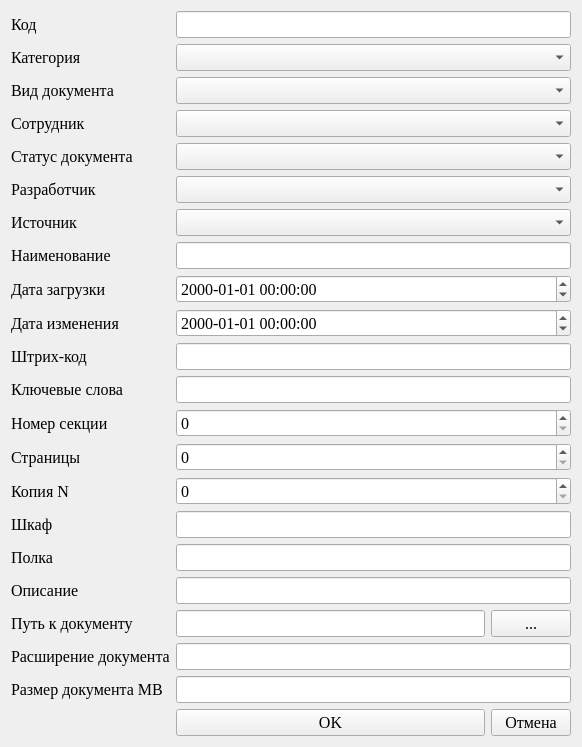
<?xml version="1.0" encoding="UTF-8"?>
<ui version="4.0">
 <class>DocsDownloadDialog</class>
 <widget class="QWidget" name="DocsDownloadDialog">
  <property name="geometry">
   <rect>
    <x>0</x>
    <y>0</y>
    <width>582</width>
    <height>721</height>
   </rect>
  </property>
  <property name="font">
   <font>
    <family>Times New Roman</family>
    <pointsize>12</pointsize>
   </font>
  </property>
  <property name="windowTitle">
   <string>Загрузка документа</string>
  </property>
  <property name="windowIcon">
   <iconset resource="../../../res.qrc">
    <normaloff>:/icons/icon.png</normaloff>:/icons/icon.png</iconset>
  </property>
  <layout class="QGridLayout" name="gridLayout">
   <item row="6" column="2" colspan="2">
    <widget class="QComboBox" name="developer_codeComboBox"/>
   </item>
   <item row="22" column="3">
    <widget class="QPushButton" name="cancelButton">
     <property name="maximumSize">
      <size>
       <width>16777215</width>
       <height>16777215</height>
      </size>
     </property>
     <property name="text">
      <string>Отмена</string>
     </property>
    </widget>
   </item>
   <item row="21" column="0">
    <widget class="QLabel" name="label_23">
     <property name="text">
      <string>Размер документа MB</string>
     </property>
    </widget>
   </item>
   <item row="2" column="2" colspan="2">
    <widget class="QComboBox" name="view_codeComboBox"/>
   </item>
   <item row="7" column="2" colspan="2">
    <widget class="QComboBox" name="source_codeComboBox"/>
   </item>
   <item row="22" column="2">
    <widget class="QPushButton" name="okButton">
     <property name="text">
      <string>OK</string>
     </property>
    </widget>
   </item>
   <item row="19" column="0">
    <widget class="QLabel" name="label_20">
     <property name="text">
      <string>Путь к документу</string>
     </property>
    </widget>
   </item>
   <item row="12" column="0">
    <widget class="QLabel" name="label_13">
     <property name="text">
      <string>Ключевые слова</string>
     </property>
    </widget>
   </item>
   <item row="19" column="3">
    <widget class="QPushButton" name="pathButton">
     <property name="text">
      <string>...</string>
     </property>
    </widget>
   </item>
   <item row="8" column="0">
    <widget class="QLabel" name="label_8">
     <property name="text">
      <string>Наименование</string>
     </property>
    </widget>
   </item>
   <item row="21" column="2" colspan="2">
    <widget class="QLineEdit" name="sizeMBEdit"/>
   </item>
   <item row="12" column="2" colspan="2">
    <widget class="QLineEdit" name="keywordsEdit"/>
   </item>
   <item row="14" column="0">
    <widget class="QLabel" name="label_15">
     <property name="text">
      <string>Страницы</string>
     </property>
    </widget>
   </item>
   <item row="6" column="0">
    <widget class="QLabel" name="label_6">
     <property name="text">
      <string>Разработчик</string>
     </property>
    </widget>
   </item>
   <item row="18" column="2" colspan="2">
    <widget class="QLineEdit" name="descriptionEdit"/>
   </item>
   <item row="18" column="0">
    <widget class="QLabel" name="label_19">
     <property name="text">
      <string>Описание</string>
     </property>
    </widget>
   </item>
   <item row="1" column="2" colspan="2">
    <widget class="QComboBox" name="category_codeComboBox"/>
   </item>
   <item row="7" column="0">
    <widget class="QLabel" name="label_7">
     <property name="text">
      <string>Источник</string>
     </property>
    </widget>
   </item>
   <item row="22" column="0">
    <widget class="QLabel" name="label">
     <property name="text">
      <string/>
     </property>
    </widget>
   </item>
   <item row="5" column="0">
    <widget class="QLabel" name="label_5">
     <property name="text">
      <string>Статус документа</string>
     </property>
    </widget>
   </item>
   <item row="9" column="0">
    <widget class="QLabel" name="label_9">
     <property name="text">
      <string>Дата загрузки</string>
     </property>
    </widget>
   </item>
   <item row="4" column="0">
    <widget class="QLabel" name="label_4">
     <property name="text">
      <string>Сотрудник</string>
     </property>
    </widget>
   </item>
   <item row="11" column="0">
    <widget class="QLabel" name="label_11">
     <property name="text">
      <string>Штрих-код</string>
     </property>
    </widget>
   </item>
   <item row="13" column="0">
    <widget class="QLabel" name="label_14">
     <property name="text">
      <string>Номер секции</string>
     </property>
    </widget>
   </item>
   <item row="20" column="0">
    <widget class="QLabel" name="label_22">
     <property name="text">
      <string>Расширение документа</string>
     </property>
    </widget>
   </item>
   <item row="17" column="0">
    <widget class="QLabel" name="label_18">
     <property name="text">
      <string>Полка</string>
     </property>
    </widget>
   </item>
   <item row="8" column="2" colspan="2">
    <widget class="QLineEdit" name="titleEdit"/>
   </item>
   <item row="0" column="0">
    <widget class="QLabel" name="label_21">
     <property name="text">
      <string>Код</string>
     </property>
    </widget>
   </item>
   <item row="1" column="0">
    <widget class="QLabel" name="label_2">
     <property name="text">
      <string>Категория</string>
     </property>
    </widget>
   </item>
   <item row="0" column="2" colspan="2">
    <widget class="QLineEdit" name="codeEdit"/>
   </item>
   <item row="15" column="2" colspan="2">
    <widget class="QSpinBox" name="copy_nSpinBox"/>
   </item>
   <item row="10" column="2" colspan="2">
    <widget class="QDateTimeEdit" name="date_changeDateTimeEdit">
     <property name="displayFormat">
      <string>yyyy-MM-dd HH:mm:ss</string>
     </property>
    </widget>
   </item>
   <item row="10" column="0">
    <widget class="QLabel" name="label_10">
     <property name="text">
      <string>Дата изменения</string>
     </property>
    </widget>
   </item>
   <item row="16" column="0">
    <widget class="QLabel" name="label_17">
     <property name="text">
      <string>Шкаф</string>
     </property>
    </widget>
   </item>
   <item row="9" column="2" colspan="2">
    <widget class="QDateTimeEdit" name="date_loadingDateTimeEdit">
     <property name="displayFormat">
      <string>yyyy-MM-dd HH:mm:ss</string>
     </property>
    </widget>
   </item>
   <item row="14" column="2" colspan="2">
    <widget class="QSpinBox" name="pagesSpinBox"/>
   </item>
   <item row="15" column="0">
    <widget class="QLabel" name="label_16">
     <property name="text">
      <string>Копия N</string>
     </property>
    </widget>
   </item>
   <item row="17" column="2" colspan="2">
    <widget class="QLineEdit" name="rackEdit"/>
   </item>
   <item row="20" column="2" colspan="2">
    <widget class="QLineEdit" name="docs_extEdit"/>
   </item>
   <item row="2" column="0">
    <widget class="QLabel" name="label_3">
     <property name="text">
      <string>Вид документа</string>
     </property>
    </widget>
   </item>
   <item row="19" column="2">
    <widget class="QLineEdit" name="pathEdit"/>
   </item>
   <item row="5" column="2" colspan="2">
    <widget class="QComboBox" name="status_codeComboBox"/>
   </item>
   <item row="11" column="2" colspan="2">
    <widget class="QLineEdit" name="barcodeEdit"/>
   </item>
   <item row="16" column="2" colspan="2">
    <widget class="QLineEdit" name="cupboardEdit"/>
   </item>
   <item row="13" column="2" colspan="2">
    <widget class="QSpinBox" name="section_numberSpinBox"/>
   </item>
   <item row="4" column="2" colspan="2">
    <widget class="QComboBox" name="employee_codeComboBox"/>
   </item>
  </layout>
 </widget>
 <resources>
  <include location="../../../res.qrc"/>
 </resources>
 <connections/>
</ui>
